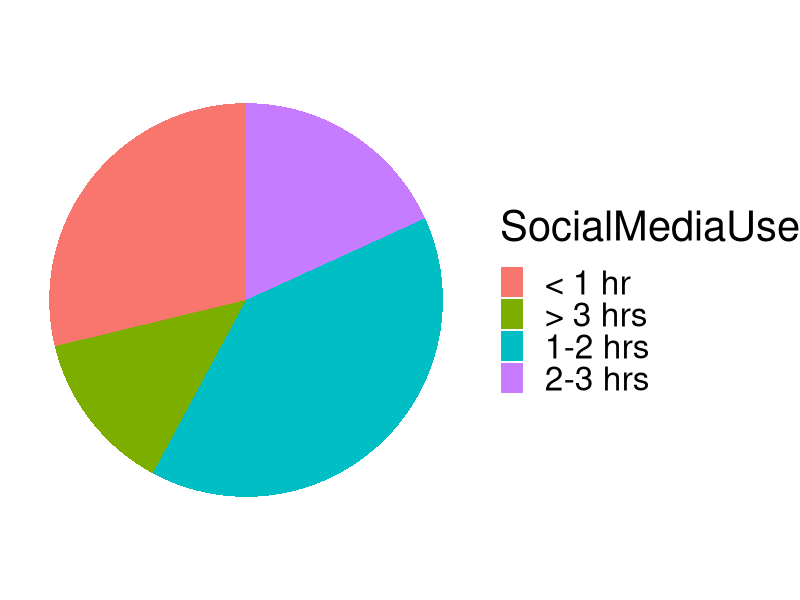
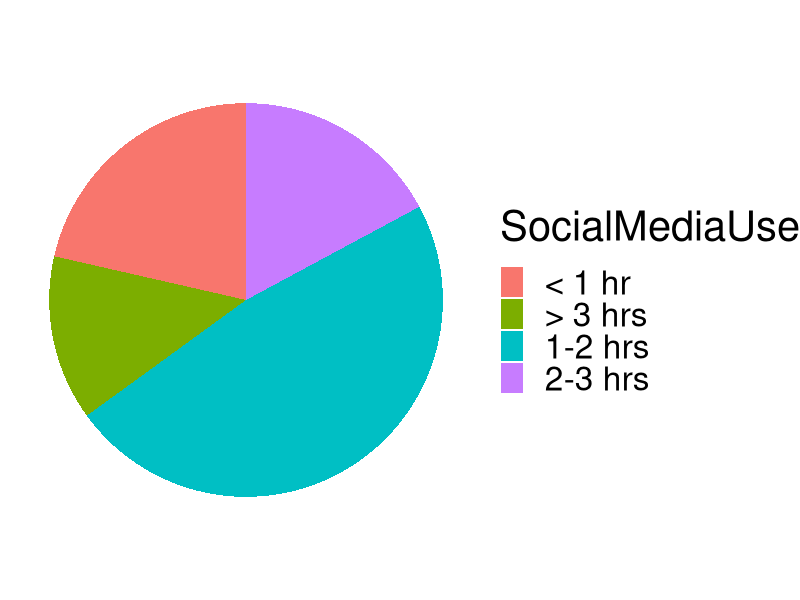
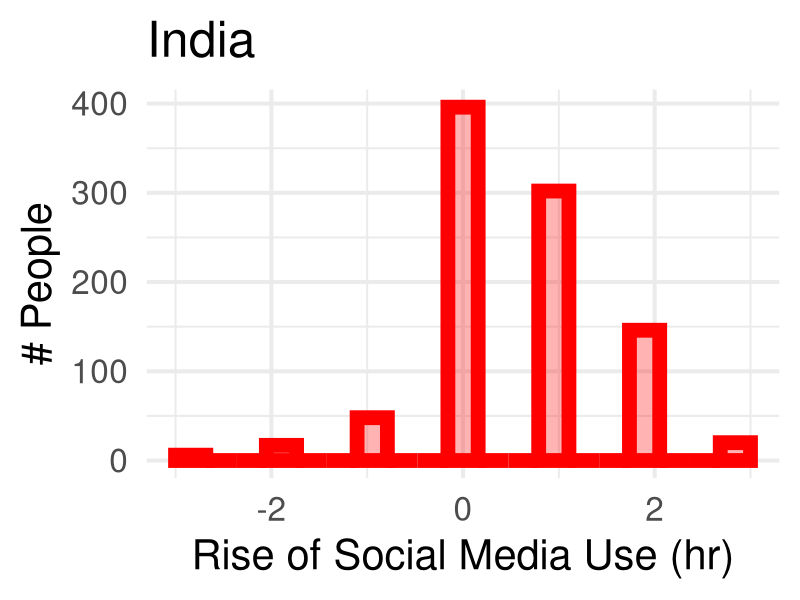
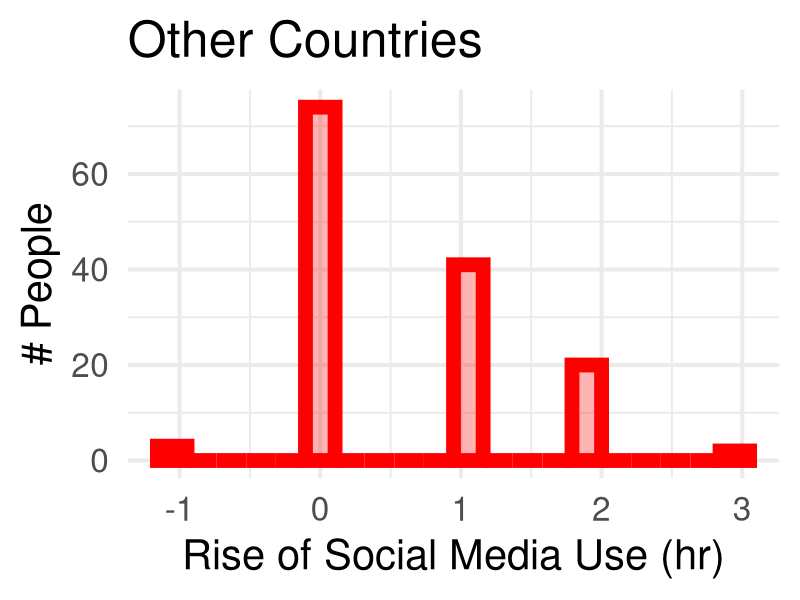

Recreate these plots in R, in order.
# install.packages("data.table")
library(data.table)
# install.packages("ggplot2")
library(ggplot2)


# Current path of the source script
sourcePATH <- "C:\\Users\\CSSC\\Desktop\\Lockdown\\Panic\\Analysis\\R Plots\\Histogram\\"
# Set the current working Directory
setwd(sourcePATH)


# Read data frame
D <- data.frame(
  SocialMediaUse = c("< 1 hr", "1-2 hrs", "2-3 hrs", "> 3 hrs"),
  Value = c(269, 371, 170, 125)
  )
# Open a pdf file to save image
pdf("Pie_ISI.pdf")
# Generate pie chart
p <- ggplot(data=D, aes(x="", y=Value, fill=SocialMediaUse))
p <- p + geom_bar(stat = "identity", width=1)
p <- p + coord_polar("y", start=0)
p <- p + theme_void(base_size=30) # Other themes = theme_bw, theme_minimal, theme_classic, theme_dark, theme_economist
p
# Close the pdf file after saving image
dev.off()


# Read data frame
D <- data.frame(
  SocialMediaUse = c("< 1 hr", "1-2 hrs", "2-3 hrs", "> 3 hrs"),
  Value = c(30, 67, 24, 19)
  )
# Open a pdf file to save image
pdf("Pie_ISO.pdf")
# Generate pie chart
p <- ggplot(data=D, aes(x="", y=Value, fill=SocialMediaUse))
p <- p + geom_bar(stat = "identity", width=1)
p <- p + coord_polar("y", start=0)
p <- p + theme_void(base_size=30) # Other themes = theme_bw, theme_minimal, theme_classic, theme_dark, theme_economist
p
# Close the pdf file after saving image
dev.off()


# Read data matrix from file
InSoc_India <- read.table("InvolvementSocial_India.txt", header = TRUE)
ISI <- as.data.frame(InSoc_India) # Matrix to Data Frame
InSoc_Others <- read.table("InvolvementSocial_Others.txt", header = TRUE)
ISO <- as.data.frame(InSoc_Others) # Matrix to Data Frame


# Open a pdf file to save image
pdf("Histogram_Rise_ISI.pdf") 
# Generate histogram
p <- ggplot(data=ISI, aes(x=Rise))
p <- p + geom_histogram(lwd=5, fill="red", color="red", bins=20, alpha=0.3) # Bin size = 15
p <- p + labs(title="India", x="Rise of Social Media Use (hr)", y="# People") # Title, axes labels
p <- p + theme_minimal(base_size=30) # Other themes = theme_bw, theme_classic, theme_void, theme_dark, theme_economist
p
# Close the pdf file after saving image
dev.off()


# Open a pdf file to save image
pdf("Histogram_Rise_ISO.pdf") 
# Generate histogram
p <- ggplot(data=ISO, aes(x=Rise))
p <- p + geom_histogram(lwd=5, fill="red", color="red", bins=20, alpha=0.3) # Bin size = 15
p <- p + labs(title="Other Countries", x="Rise of Social Media Use (hr)", y="# People") # Title, axes labels
p <- p + theme_minimal(base_size=30) # Other themes = theme_bw, theme_classic, theme_void, theme_dark, theme_economist
p
# Close the pdf file after saving image
dev.off()


# Kruskal-Wallis test
mean(ISI$Before)
mean(ISI$After)
kruskal.test(data = ISI, Before ~ After)
mean(ISO$Before)
mean(ISO$After)
kruskal.test(data = ISO, Before ~ After)
